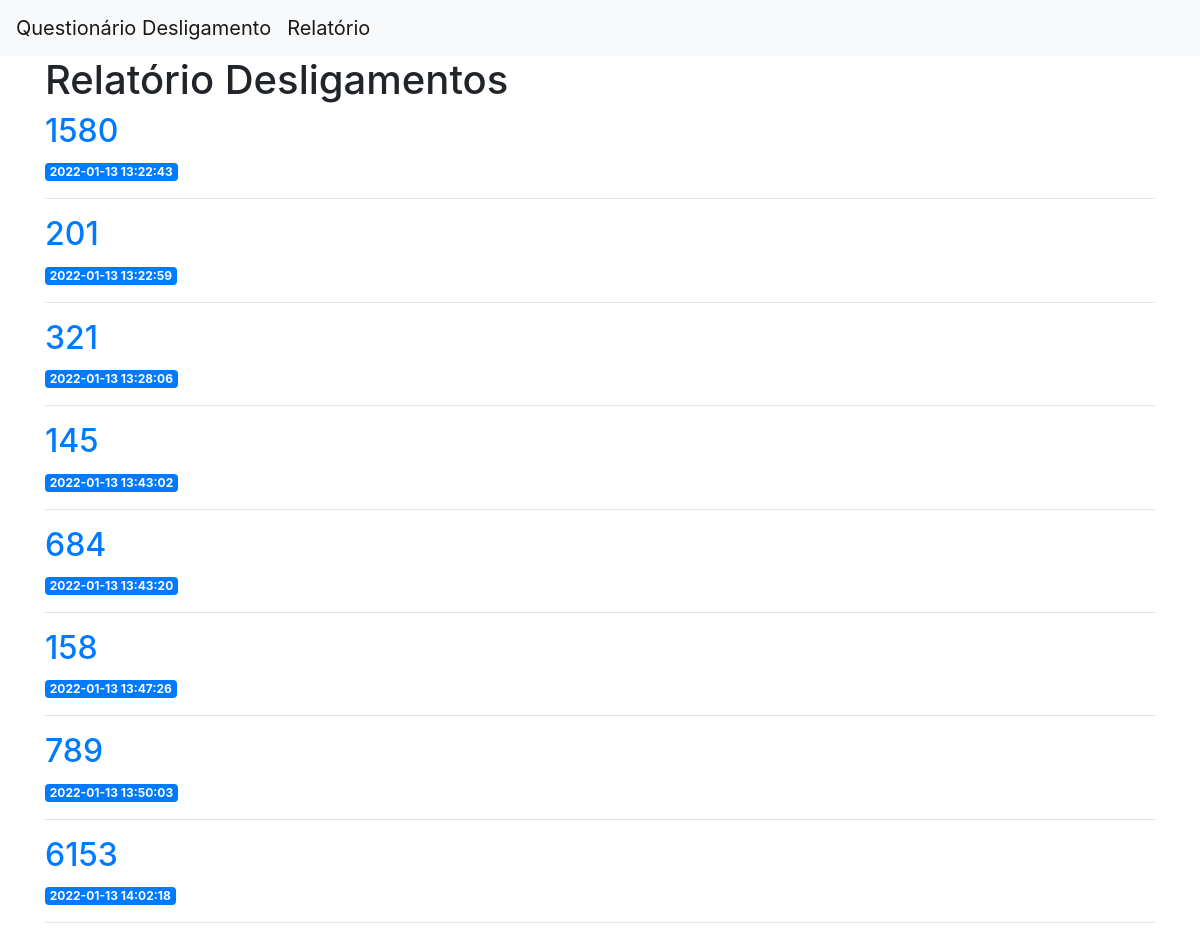
Screenshot of /report with the database file from the repository.
### tables this page shows
CREATE TABLE desligamento (
    id INTEGER PRIMARY KEY AUTOINCREMENT,
    dta DATETIME DEFAULT (datetime(CURRENT_TIMESTAMP, 'localtime')),
    matricula INTEGER NOT NULL,
    satis_trab INTEGER NOT NULL,
    satis_sup INTEGER NOT NULL,
    satis_colegas INTEGER NOT NULL,
    satis_refeitorio INTEGER NOT NULL,
    satis_instalacoes INTEGER NOT NULL,
    satis_salario INTEGER NOT NULL,
    satis_benef INTEGER NOT NULL,
    atritos_sup INTEGER NOT NULL,
    atritos_colegas INTEGER NOT NULL,
    utiliza_transp INTEGER NOT NULL


);

### projetov1.py (the view)
@app.route('/report')
def report() :
        conn = conexaoBanco()
        detalhes_  = conn.execute('SELECT * FROM desligamento').fetchall()
        conn.close()
        return render_template('report.html', desligamento=detalhes_)

### projetov1.py (called while the page is built)
def conexaoBanco():
    conexao = sqlite3.connect('desligamento.db')
    conexao.row_factory = sqlite3.Row
    return conexao

### templates/report.html
{% extends 'base.html' %}
{% block content %}
    <h1>{% block title %} Relatório Desligamentos {% endblock %}</h1>
    {% for turnover in desligamento %}
        <a href="#">
            <h2>{{ turnover['matricula'] }}</h2>
        </a>
        <span class="badge badge-primary">{{ turnover['dta'] }}</span>
        <hr>
    {% endfor %}
{% endblock %}

### templates/base.html (shortened to what this page needs)
<!doctype html>
<html lang="en">
  <head>
    <link rel="stylesheet" href="https://stackpath.bootstrapcdn.com/bootstrap/4.3.1/css/bootstrap.min.css">
  </head>
  <body>
    <nav class="navbar navbar-expand-md navbar-light bg-light">
        <a class="navbar-brand" href="{{ url_for('add_Dados')}}">Questionário Desligamento</a>
        <a class="navbar-brand" href="{{ url_for('report')}}">Relatório</a>
    </nav>
    <div class="container">
        {% block content %} {% endblock %}
    </div>
  </body>
</html>

### rows the page displays
desligamento: matricula "1580", dta "2022-01-13 13:22:43"
desligamento: matricula "201", dta "2022-01-13 13:22:59"
desligamento: matricula "321", dta "2022-01-13 13:28:06"
desligamento: matricula "145", dta "2022-01-13 13:43:02"
desligamento: matricula "684", dta "2022-01-13 13:43:20"
desligamento: matricula "158", dta "2022-01-13 13:47:26"
desligamento: matricula "789", dta "2022-01-13 13:50:03"
desligamento: matricula "6153", dta "2022-01-13 14:02:18"
